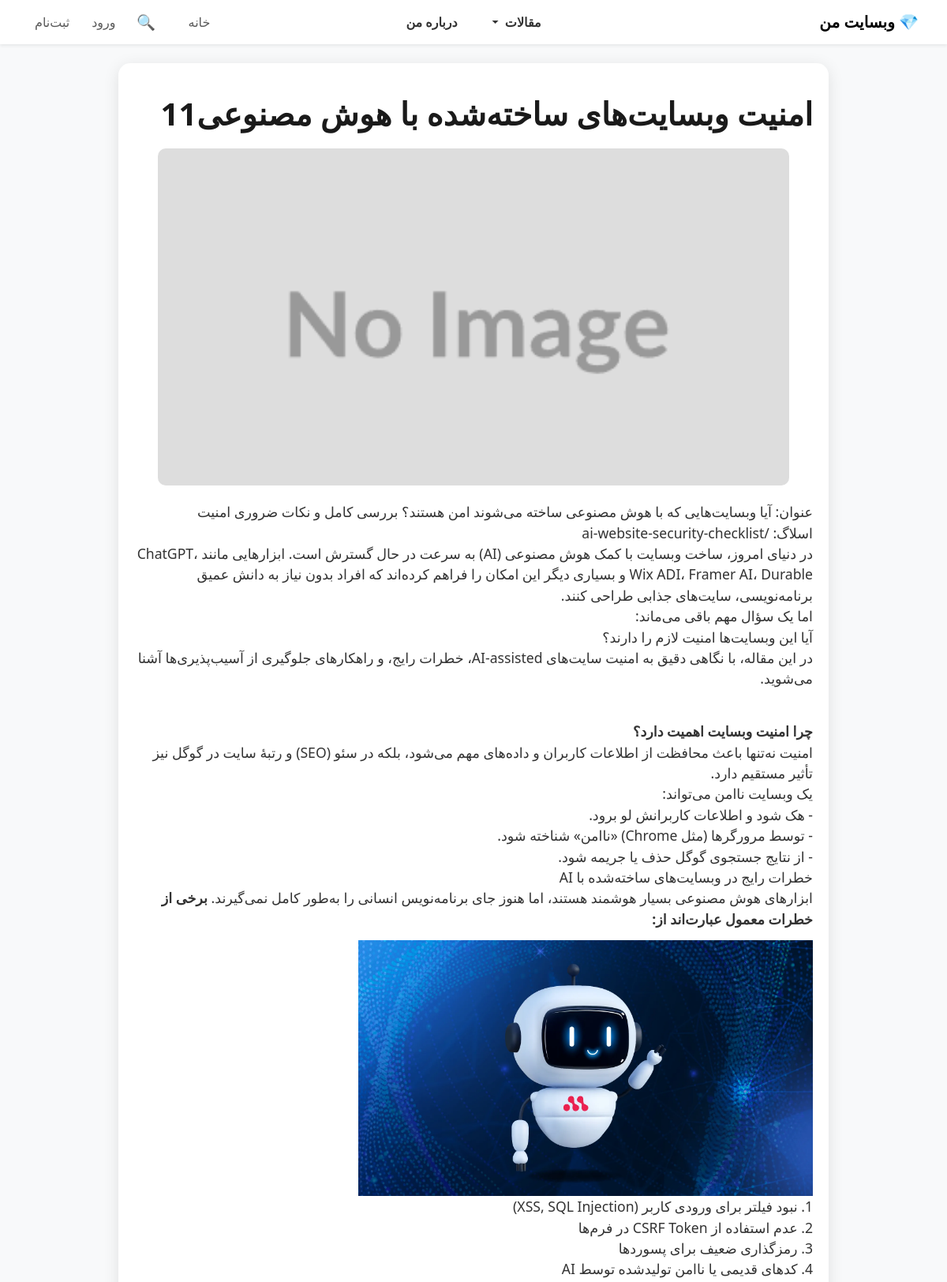
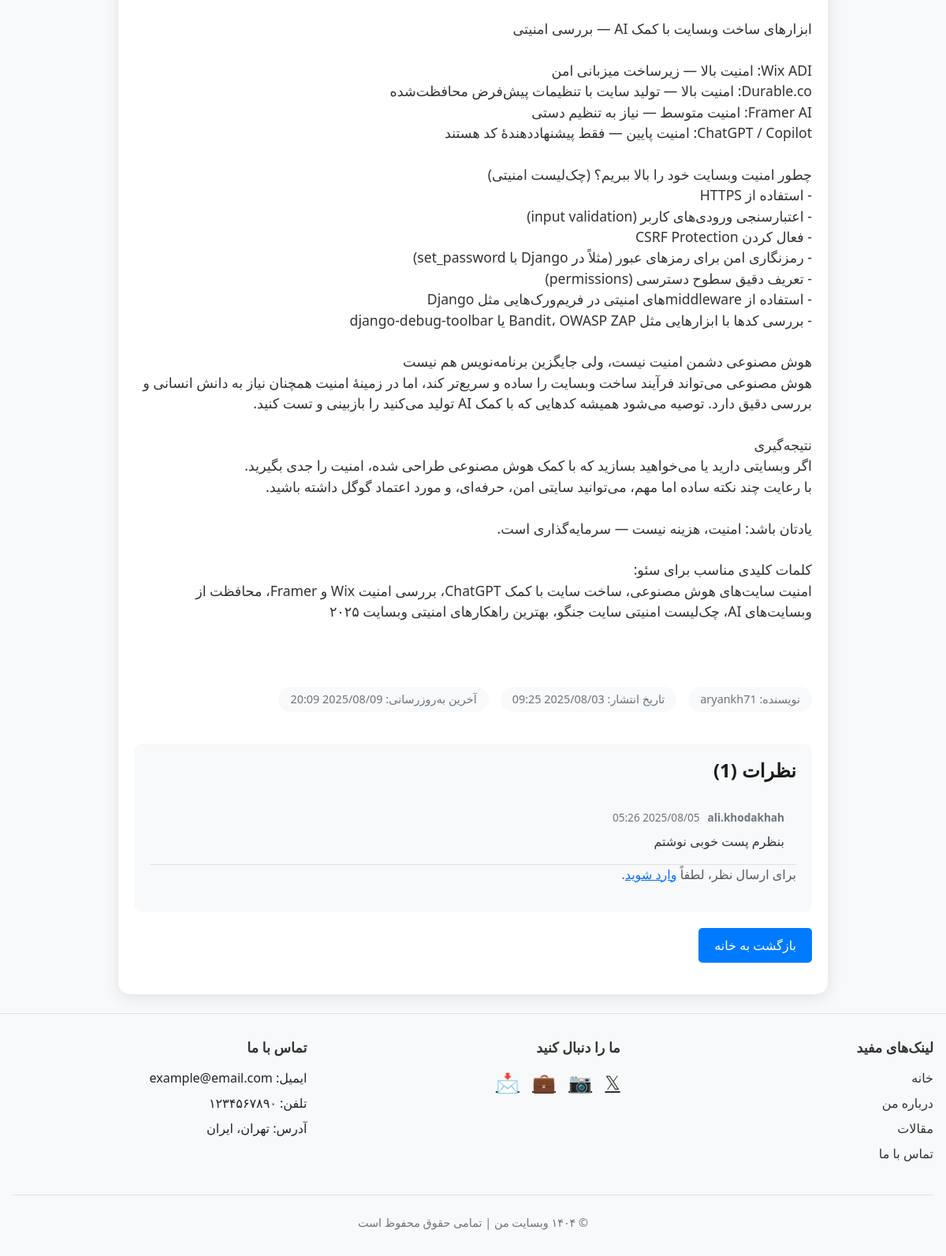
Screenshot of /blog/ai-website-security-checklist/ with the database file from the repository (2 pictures, top to bottom).
### blog/models.py (models this page shows, shortened)
class Post(models.Model):
    title = models.CharField(max_length=200, verbose_name='عنوان')
    content = CKEditor5Field(verbose_name='محتوا', config_name='default')
    author = models.ForeignKey(User, on_delete=models.CASCADE, verbose_name='نویسنده')
    published_at = models.DateTimeField(verbose_name='تاریخ انتشار')
    is_published = models.BooleanField(default=False, verbose_name='منتشر شده؟')
    updated_at = models.DateTimeField(auto_now=True, verbose_name='آخرین بروزرسانی')
    slug = models.SlugField(max_length=200, unique=True, allow_unicode=True, verbose_name='آدرس یکتا')
    image = models.ImageField(upload_to='posts/images/',blank=True, verbose_name='تصویر')
    class Meta:
        ordering = ['-published_at']
        verbose_name = 'مقاله'
        verbose_name_plural = 'مقالات'

class Comment(models.Model):
    post = models.ForeignKey('Post', on_delete=models.CASCADE, related_name='comments')
    author = models.ForeignKey(
        settings.AUTH_USER_MODEL,
        on_delete=models.SET_NULL,
        null=True,
        blank=True,
        related_name='comments'
    )
    body = models.TextField(max_length=1000, help_text='متن کامنت (حداکثر 1000 کاراکتر)')
    created_at = models.DateTimeField(auto_now_add=True)
    updated_at = models.DateTimeField(auto_now=True)
    is_visible = models.BooleanField(default=True)
    parent = models.ForeignKey(
        'self',
        null=True,
        blank=True,
        on_delete=models.CASCADE,
        related_name='replies'
    )
    class Meta:
        ordering = ['created_at']  # مرتب‌سازی پیش‌فرض بر اساس زمان ایجاد
        indexes = [
            models.Index(fields=['post', 'created_at']),  # ایندکس برای بهبود عملکرد
            models.Index(fields=['parent']),  # ایندکس برای ریپلای‌ها
        ]

### accounts/models.py (models this page shows, shortened)
class User(AbstractUser):
    phone = models.CharField(max_length=20, blank=True, null=True)
    birthday = models.DateField(blank=True, null=True)
    GENDER_CHOICES = [
        ('M', 'مرد'),
        ('F', 'زن'),
        ('O', 'سایر')
    ]
    gender = models.CharField(max_length=1, choices=GENDER_CHOICES, blank=True, null=True)

### blog/views.py (the view)
# urls.py: re_path(r'^(?P<slug>[\w-]+)/$', post_detail, name='post_detail'),
def post_detail(request, slug):
    post = get_object_or_404(Post, slug=slug)
    comment_form = CommentForm()  # فرم برای کامنت و ریپلای
    comments = post.comments.filter(is_visible=True).select_related('author', 'parent')
    comments_count = comments.count()
    return render(request, 'post_detail.html', {
        'post': post,
        'comment_form': comment_form,
        'comments': comments,
        'comments_count': comments_count
    })

### accounts/templatetags/form_tags.py (called while the page is built, shortened)
@register.filter(name='add_attrs')
def add_attrs(field, args):
    if not hasattr(field, 'as_widget'):
        return field

### blog/templates/post_detail.html (shortened to what this page needs)
{% extends 'base.html' %}
{% load static %}
{% block content %}
<!DOCTYPE html>
<html lang="fa" dir="rtl">
<head>
    <link href="https://cdn.jsdelivr.net/npm/bootstrap@5.3.3/dist/css/bootstrap.rtl.min.css" rel="stylesheet">
</head>
<body>
    <div class="post-container">
        <h1 class="post-title">{{ post.title }}</h1>
        {% if post.image %}
            <img src="{{ post.image.url }}" alt="{{ post.title }}" class="post-image">
        {% else %}
            <img src="{% static 'images/empty-article.png' %}" alt="بدون تصویر" class="post-image">
        {% endif %}
        <div class="post-content">{{ post.content|safe }}</div>
        <div class="post-meta">
            <span>نویسنده: {{ post.author.username }}</span>
            <span>تاریخ انتشار: {{ post.published_at|date:"Y/m/d H:i" }}</span>
            <span>آخرین به‌روزرسانی: {{ post.updated_at|date:"Y/m/d H:i" }}</span>
        </div>
        <div class="comments-section">
            <h3>نظرات ({{ comments_count }})</h3>
            {% for comment in comments %}
                <div class="comment {% if comment.parent %}reply{% endif %}" id="comment-{{ comment.id }}">
                    <div class="comment-meta">
                        <strong>{{ comment.author.username|default:"ناشناس" }}</strong>
                        <span>{{ comment.created_at|date:"Y/m/d H:i" }}</span>
                    </div>
                    <div class="comment-body">{{ comment.body }}</div>
                </div>
            {% empty %}
                <p class="text-muted">هنوز نظری ثبت نشده است.</p>
            {% endfor %}
            {% if user.is_authenticated %}
                <div class="comment-form-container">
                    <h4>ارسال نظر</h4>
                    <form class="comment-form" action="{% url 'add_comment' post_slug=post.slug %}" method="post">
                        {% csrf_token %}
                        {{ comment_form.as_p }}
                        <div class="error-message" id="error-main"></div>
                        <button type="submit" class="btn btn-primary mt-2">ارسال نظر</button>
                    </form>
                </div>
            {% else %}
                <p class="text-muted">برای ارسال نظر، لطفاً <a href="{% url 'login' %}">وارد شوید</a>.</p>
            {% endif %}
        </div>
        <a href="{% url 'home' %}" class="back-btn">بازگشت به خانه</a>
    </div>
</body>
</html>
{% endblock %}

### accounts/templates/base.html (style rules this page uses)
body { font-family: 'Vazir', sans-serif; font-size: 0.95rem; display: flex; flex-direction: column; min-height: 100vh; }

### blog/templates/post_detail.html (style rules this page uses)
.post-container { max-width: 900px; margin: 0 auto; padding: 40px 20px; background: #ffffff; border-radius: 15px; box-shadow: 0 4px 20px rgba(0, 0, 0, 0.1); }
.post-title { font-size: 2.5rem; font-weight: 700; color: #1a1a1a; margin-bottom: 20px; line-height: 1.2; }
.post-image { width: 100%; max-width: 800px; min-width: 300px; height: auto; border-radius: 10px; margin-bottom: 20px; object-fit: cover; display: block; margin-left: auto; margin-right: auto; }
.post-content { font-size: 1.1rem; color: #333; line-height: 1.5; margin-bottom: 30px; }
.post-content p { margin: 0 0 0.8em 0; }
.post-content img { max-width: 100%; height: auto; }
.post-meta { font-size: 0.9rem; color: #6c757d; display: flex; flex-wrap: wrap; gap: 15px; }
.post-meta span { background: #f8f9fa; padding: 5px 15px; border-radius: 20px; }
.back-btn { display: inline-block; margin-top: 20px; padding: 10px 20px; background: #007bff; color: #fff; text-decoration: none; border-radius: 5px; transition: background 0.3s; }
.comments-section { margin-top: 40px; padding: 20px; background: #f8f9fa; border-radius: 10px; }
.comments-section h3 { font-size: 1.5rem; font-weight: 600; color: #1a1a1a; margin-bottom: 20px; }
.comment { padding: 15px; border-bottom: 1px solid #dee2e6; transition: background 0.2s; }
.comment-meta { font-size: 0.85rem; color: #6c757d; margin-bottom: 8px; display: flex; gap: 10px; align-items: center; }
.comment-body { font-size: 1rem; color: #333; line-height: 1.6; }

### rows the page displays
Post: title "امنیت وبسایت‌های ساخته‌شده با هوش مصنوعی11", content "عنوان: آیا وبسایت‌هایی که با هوش مصنوعی ساخته می‌شوند امن هستند؟ بررسی کامل و نکات ضروری امنیت اسلاگ: /ai-website-security-checklist در دنیای امروز، ساخت وبسایت با کمک هوش مصنوعی (AI) به سرعت در حال گسترش است. ابزارهایی مانند ChatGPT، Wix ADI، Framer AI، Durable و بسیاری دیگر این امکان را فراهم کرده‌اند که افراد بدون نیاز به دانش عمیق برنامه‌نویسی، سایت‌های جذابی طراحی کنند. اما یک سؤال مهم باقی می‌ماند: آیا این وبسایت‌ها امنیت لازم را دارند؟ در این مقاله، با نگاهی دقیق به امنیت سایت‌های AI-assisted، خطرات رایج، و راهکارهای جلوگیری از آسیب‌پذیری‌ها آشنا می‌شوید. چرا امنیت وبسایت اهمیت دارد؟ امنیت نه‌تنها باعث محافظت از اطلاعات کاربران و داده‌های مهم می‌شود، بلکه در سئو (SEO) و رتبهٔ سایت در…", content (picture), author.username "aryankh71", published_at "2025/08/03 09:25", updated_at "2025/08/09 20:09"
Comment: author.username "ali.khodakhah", created_at "2025/08/05 05:26", body "بنظرم پست خوبی نوشتم"

### other values shown
{{ comments_count }} "1"
